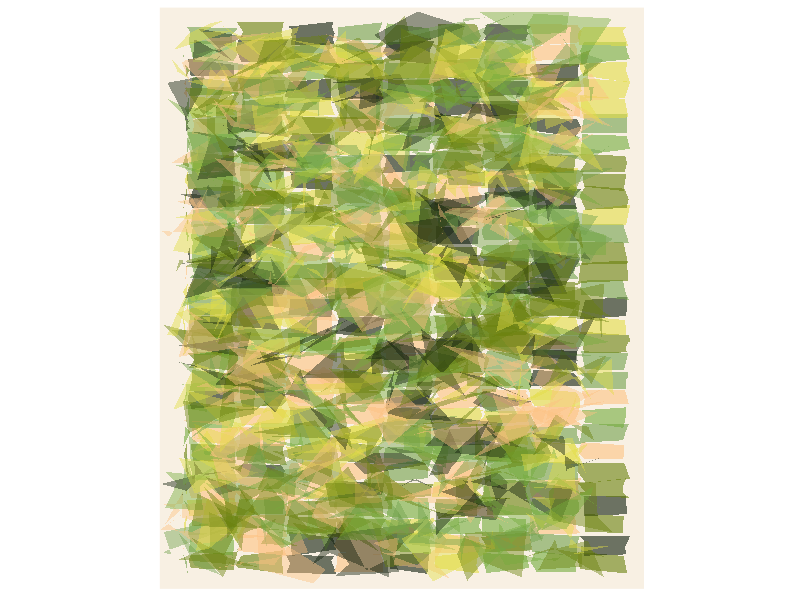

Source code (R):
## ---- chunk 1
library(tidyverse)
colors<-c( "#71a14c", #green
           "#101f0c", #dark green
           "#e2dc46", #yellowy green
           "#fec382", #peachy
           "#6a810c", #olivey green
           "#6a810c", #pale blue
           "#74ac3d" #minty green
)
## ---- chunk 2

polygons<-function(color_shape, xmin, xmax, ymin, ymax, jitter, a){
   n.gon<-sample(c(4,6,6,6,6,10),1)
  half<-n.gon/2
  x<-c(rep(xmin, half), rep(xmax,half)) 
  y<-c(seq(ymax, ymin, length=half), seq(ymin, ymax, length=half))
  x<-x+c(runif(half, -jitter*1.3, jitter), runif(half, -jitter, jitter*1.2))
  y<-y+runif(n.gon, -jitter, jitter)
  shape<-geom_polygon(
              aes(
                x=x,
                y=y,
               ),
              fill=colors[color_shape],
              alpha=a)
  return(list(shape))
}

n.width<-30
n.height<-10
shapes<-data.frame(
  y.max.seq<-rep(seq(0,6, length = n.width), n.height),
  x.max.seq<-sort(rep(seq(0, 5, length =n.height), n.width), decreasing =FALSE),
  x.min.seq<-x.max.seq-5/n.height,
  y.min.seq<-y.max.seq -6/n.width,
  cols<- sample (1:7, n.width*n.height, replace=TRUE)
  )%>%
  purrr::pmap(., 
            ~polygons(
              color_shape = ..5,
              xmin        = ..3, 
              xmax        = ..2,
              ymin        = ..4,
              ymax        = ..1,
              jitter      = .04,
              a           = .6)
            )


n.width<-40
n.height<-11
shapes2<-data.frame(
  y.max.seq<-rep(seq(0.1,5.9, length = n.width), n.height),
  x.max.seq<-sort(rep(seq(0.3, 4.5, length =n.height), n.width), decreasing =FALSE),
  x.min.seq<-x.max.seq-5/n.height,
  y.min.seq<-y.max.seq -6/n.width,
  cols<- sample (1:7, n.width*n.height, replace=TRUE)
  )%>%
  purrr::pmap(., 
            ~polygons(
              color_shape = ..5,
              xmin        = ..3, 
              xmax        = ..2,
              ymin        = ..4,
              ymax        = ..1,
              jitter      = .3,
              a =.44)
            )

g<-ggplot()+ theme(panel.background = element_rect(fill="#F8F0E3", colour="#F8F0E3"),
                   panel.grid.major = element_blank(),
                   panel.grid.minor = element_blank())+
  shapes+
  shapes2+
coord_fixed()+
  scale_x_continuous(limits = c(-.3,5.2), expand = c(0, 0)) +
  scale_y_continuous(limits = c(-.4,6.2), expand = c(0, 0))+
  theme(axis.title.x=element_blank(),
        axis.text.x=element_blank(),
        axis.ticks.x=element_blank(),
        axis.title.y=element_blank(),
        axis.text.y=element_blank(),
        axis.ticks.y=element_blank())

png("van_Gogh/public_park1.png", width=4, height=6, res=500, units="in")
g
dev.off()

